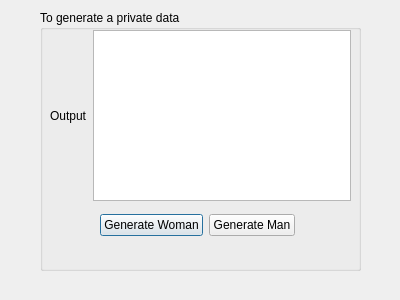
<?xml version="1.0" encoding="UTF-8"?>
<ui version="4.0">
 <class>firstwindow</class>
 <widget class="QDialog" name="firstwindow">
  <property name="geometry">
   <rect>
    <x>0</x>
    <y>0</y>
    <width>400</width>
    <height>300</height>
   </rect>
  </property>
  <property name="windowTitle">
   <string>To generate a private data</string>
  </property>
  <widget class="QGroupBox" name="groupBox">
   <property name="geometry">
    <rect>
     <x>40</x>
     <y>10</y>
     <width>321</width>
     <height>261</height>
    </rect>
   </property>
   <property name="title">
    <string>To generate a private data</string>
   </property>
   <widget class="QWidget" name="layoutWidget">
    <property name="geometry">
     <rect>
      <x>60</x>
      <y>200</y>
      <width>195</width>
      <height>30</height>
     </rect>
    </property>
    <layout class="QHBoxLayout" name="horizontalLayout">
     <item>
      <widget class="QPushButton" name="pushButton">
       <property name="text">
        <string>Generate Woman</string>
       </property>
      </widget>
     </item>
     <item>
      <widget class="QPushButton" name="pushButton_2">
       <property name="text">
        <string>Generate Man</string>
       </property>
      </widget>
     </item>
    </layout>
   </widget>
   <widget class="QWidget" name="layoutWidget">
    <property name="geometry">
     <rect>
      <x>10</x>
      <y>20</y>
      <width>301</width>
      <height>171</height>
     </rect>
    </property>
    <layout class="QHBoxLayout" name="horizontalLayout_2">
     <item>
      <widget class="QLabel" name="label">
       <property name="text">
        <string>Output</string>
       </property>
      </widget>
     </item>
     <item>
      <widget class="QTextEdit" name="textEdit"/>
     </item>
    </layout>
   </widget>
  </widget>
 </widget>
 <resources/>
 <connections/>
</ui>
